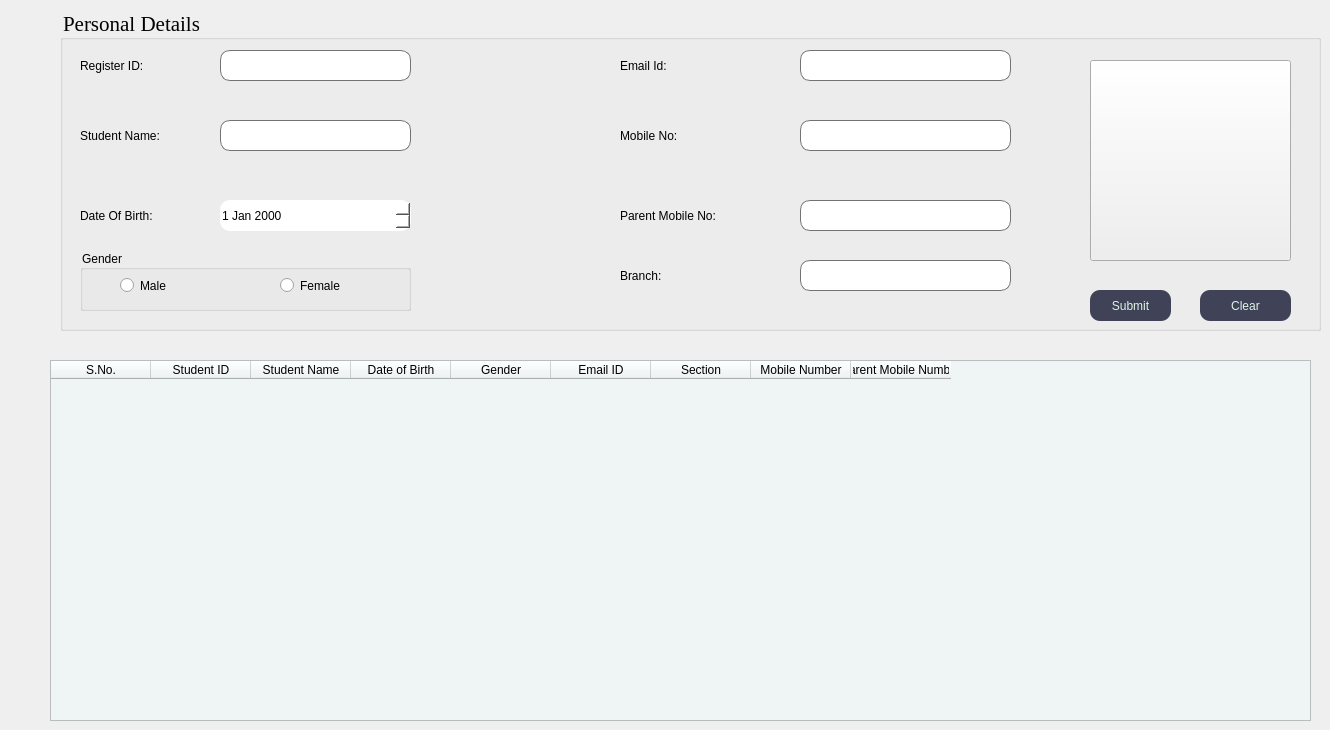
    <widget class="QWidget" name="modifyStudent">
     <widget class="QTableWidget" name="studentTable_2">
      <property name="geometry">
       <rect>
        <x>50</x>
        <y>360</y>
        <width>1261</width>
        <height>361</height>
       </rect>
      </property>
      <property name="styleSheet">
       <string notr="true">background-color: rgb(239, 245, 245);
border-color: rgb(0, 0, 0);</string>
      </property>
      <column>
       <property name="text">
        <string>S.No.</string>
       </property>
      </column>
      <column>
       <property name="text">
        <string>Student ID</string>
       </property>
      </column>
      <column>
       <property name="text">
        <string>Student Name</string>
       </property>
      </column>
      <column>
       <property name="text">
        <string>Date of Birth</string>
       </property>
      </column>
      <column>
       <property name="text">
        <string>Gender</string>
       </property>
      </column>
      <column>
       <property name="text">
        <string>Email ID</string>
       </property>
      </column>
      <column>
       <property name="text">
        <string>Section</string>
       </property>
      </column>
      <column>
       <property name="text">
        <string>Mobile Number</string>
       </property>
      </column>
      <column>
       <property name="text">
        <string>Parent Mobile Number</string>
       </property>
      </column>
     </widget>
     <widget class="QGroupBox" name="groupBox_5">
      <property name="geometry">
       <rect>
        <x>60</x>
        <y>10</y>
        <width>1261</width>
        <height>321</height>
       </rect>
      </property>
      <property name="font">
       <font>
        <family>Times New Roman</family>
        <pointsize>16</pointsize>
        <weight>9</weight>
        <italic>false</italic>
        <bold>false</bold>
       </font>
      </property>
      <property name="focusPolicy">
       <enum>Qt::NoFocus</enum>
      </property>
      <property name="styleSheet">
       <string notr="true">color: rgb(0, 0, 0);
font: 75 16pt &quot;Times New Roman&quot;;</string>
      </property>
      <property name="title">
       <string>Personal Details</string>
      </property>
      <widget class="QLabel" name="label_35">
       <property name="geometry">
        <rect>
         <x>20</x>
         <y>30</y>
         <width>131</width>
         <height>51</height>
        </rect>
       </property>
       <property name="styleSheet">
        <string notr="true">color: rgb(0, 0, 0);
font: 75 16pt &quot;Times New Roman&quot;;</string>
       </property>
       <property name="text">
        <string>Register ID:</string>
       </property>
      </widget>
      <widget class="QLineEdit" name="lineID_2">
       <property name="geometry">
        <rect>
         <x>160</x>
         <y>40</y>
         <width>191</width>
         <height>31</height>
        </rect>
       </property>
       <property name="styleSheet">
        <string notr="true">QLineEdit{
border-radius:10px;
background-color: rgb(255, 255, 255);
font: 12pt &quot;Times New Roman&quot;;
border: 1px solid #737373;
}

QLineEdit:Focus{
border: 2px solid #00006d;
	
}</string>
       </property>
       <property name="text">
        <string/>
       </property>
      </widget>
      <widget class="QLabel" name="label_41">
       <property name="geometry">
        <rect>
         <x>20</x>
         <y>100</y>
         <width>131</width>
         <height>51</height>
        </rect>
       </property>
       <property name="styleSheet">
        <string notr="true">color: rgb(0, 0, 0);
font: 75 16pt &quot;Times New Roman&quot;;</string>
       </property>
       <property name="text">
        <string>Student Name:</string>
       </property>
      </widget>
      <widget class="QLineEdit" name="stdname_2">
       <property name="geometry">
        <rect>
         <x>160</x>
         <y>110</y>
         <width>191</width>
         <height>31</height>
        </rect>
       </property>
       <property name="styleSheet">
        <string notr="true">QLineEdit{
border-radius:10px;
background-color: rgb(255, 255, 255);
font: 12pt &quot;Times New Roman&quot;;
border: 1px solid #737373;
}

QLineEdit:Focus{
border: 2px solid #00006d;
	
}</string>
       </property>
      </widget>
      <widget class="QLabel" name="label_42">
       <property name="geometry">
        <rect>
         <x>20</x>
         <y>180</y>
         <width>131</width>
         <height>51</height>
        </rect>
       </property>
       <property name="styleSheet">
        <string notr="true">color: rgb(0, 0, 0);
font: 75 16pt &quot;Times New Roman&quot;;</string>
       </property>
       <property name="text">
        <string>Date Of Birth:</string>
       </property>
      </widget>
      <widget class="QDateEdit" name="inputDOB_2">
       <property name="geometry">
        <rect>
         <x>160</x>
         <y>190</y>
         <width>191</width>
         <height>31</height>
        </rect>
       </property>
       <property name="styleSheet">
        <string notr="true">QDateEdit{
border-radius:10px;
background-color: rgb(255, 255, 255);
font: 12pt &quot;Times New Roman&quot;;
}

QDateEdit:Focus{
border: 2px solid #00006d;
	
}</string>
       </property>
      </widget>
      <widget class="QLabel" name="label_43">
       <property name="geometry">
        <rect>
         <x>560</x>
         <y>30</y>
         <width>131</width>
         <height>51</height>
        </rect>
       </property>
       <property name="styleSheet">
        <string notr="true">color: rgb(0, 0, 0);
font: 75 16pt &quot;Times New Roman&quot;;</string>
       </property>
       <property name="text">
        <string>Email Id:</string>
       </property>
      </widget>
      <widget class="QLabel" name="label_44">
       <property name="geometry">
        <rect>
         <x>560</x>
         <y>100</y>
         <width>131</width>
         <height>51</height>
        </rect>
       </property>
       <property name="styleSheet">
        <string notr="true">color: rgb(0, 0, 0);
font: 75 16pt &quot;Times New Roman&quot;;</string>
       </property>
       <property name="text">
        <string>Mobile No:</string>
       </property>
      </widget>
      <widget class="QLabel" name="label_45">
       <property name="geometry">
        <rect>
         <x>560</x>
         <y>180</y>
         <width>161</width>
         <height>51</height>
        </rect>
       </property>
       <property name="styleSheet">
        <string notr="true">color: rgb(0, 0, 0);
font: 75 16pt &quot;Times New Roman&quot;;</string>
       </property>
       <property name="text">
        <string>Parent Mobile No:</string>
       </property>
      </widget>
      <widget class="QLineEdit" name="inputEmail_2">
       <property name="geometry">
        <rect>
         <x>740</x>
         <y>40</y>
         <width>211</width>
         <height>31</height>
        </rect>
       </property>
       <property name="styleSheet">
        <string notr="true">QLineEdit{
border-radius:10px;
background-color: rgb(255, 255, 255);
font: 12pt &quot;Times New Roman&quot;;
border: 1px solid #737373;
}

QLineEdit:Focus{
border: 2px solid #00006d;
	
}</string>
       </property>
       <property name="text">
        <string/>
       </property>
      </widget>
      <widget class="QLineEdit" name="inputMobile_2">
       <property name="geometry">
        <rect>
         <x>740</x>
         <y>110</y>
         <width>211</width>
         <height>31</height>
        </rect>
       </property>
       <property name="styleSheet">
        <string notr="true">QLineEdit{
border-radius:10px;
background-color: rgb(255, 255, 255);
font: 12pt &quot;Times New Roman&quot;;
border: 1px solid #737373;
}

QLineEdit:Focus{
border: 2px solid #00006d;
	
}</string>
       </property>
       <property name="text">
        <string/>
       </property>
      </widget>
      <widget class="QLineEdit" name="inputParent_2">
       <property name="geometry">
        <rect>
         <x>740</x>
         <y>190</y>
         <width>211</width>
         <height>31</height>
        </rect>
       </property>
       <property name="styleSheet">
        <string notr="true">QLineEdit{
border-radius:10px;
background-color: rgb(255, 255, 255);
font: 12pt &quot;Times New Roman&quot;;
border: 1px solid #737373;
}

QLineEdit:Focus{
border: 2px solid #00006d;
	
}</string>
       </property>
       <property name="text">
        <string/>
       </property>
      </widget>
      <widget class="QGroupBox" name="groupBox_6">
       <property name="geometry">
        <rect>
         <x>20</x>
         <y>240</y>
         <width>331</width>
         <height>61</height>
        </rect>
       </property>
       <property name="styleSheet">
        <string notr="true">color: rgb(0, 0, 0);
font: 75 16pt &quot;Times New Roman&quot;;</string>
       </property>
       <property name="title">
        <string>Gender</string>
       </property>
       <widget class="QRadioButton" name="male_2">
        <property name="geometry">
         <rect>
          <x>40</x>
          <y>20</y>
          <width>91</width>
          <height>31</height>
         </rect>
        </property>
        <property name="styleSheet">
         <string notr="true">color: rgb(0, 0, 0);
font: 75 12pt &quot;Times New Roman&quot;;</string>
        </property>
        <property name="text">
         <string>Male</string>
        </property>
       </widget>
       <widget class="QRadioButton" name="female_2">
        <property name="geometry">
         <rect>
          <x>200</x>
          <y>20</y>
          <width>91</width>
          <height>31</height>
         </rect>
        </property>
        <property name="styleSheet">
         <string notr="true">color: rgb(0, 0, 0);
font: 75 12pt &quot;Times New Roman&quot;;</string>
        </property>
        <property name="text">
         <string>Female</string>
        </property>
       </widget>
      </widget>
      <widget class="QLabel" name="label_46">
       <property name="geometry">
        <rect>
         <x>560</x>
         <y>240</y>
         <width>131</width>
         <height>51</height>
        </rect>
       </property>
       <property name="styleSheet">
        <string notr="true">color: rgb(0, 0, 0);
font: 75 16pt &quot;Times New Roman&quot;;</string>
       </property>
       <property name="text">
        <string>Branch:</string>
       </property>
      </widget>
      <widget class="QLineEdit" name="inputBranch_2">
       <property name="geometry">
        <rect>
         <x>740</x>
         <y>250</y>
         <width>211</width>
         <height>31</height>
        </rect>
       </property>
       <property name="styleSheet">
        <string notr="true">QLineEdit{
border-radius:10px;
background-color: rgb(255, 255, 255);
font: 12pt &quot;Times New Roman&quot;;
border: 1px solid #737373;
}

QLineEdit:Focus{
border: 2px solid #00006d;
	
}</string>
       </property>
       <property name="text">
        <string/>
       </property>
      </widget>
      <widget class="QPushButton" name="InsertBtn_2">
       <property name="geometry">
        <rect>
         <x>1030</x>
         <y>280</y>
         <width>81</width>
         <height>31</height>
        </rect>
       </property>
       <property name="styleSheet">
        <string notr="true">QPushButton{
border-radius:10px;
background-color: rgb(64, 66, 88);
color: rgb(222, 245, 229);
font: 75 14pt &quot;Times New Roman&quot;;

}

QPushButton:Focus{
border: 2px solid #ffff;

}</string>
       </property>
       <property name="text">
        <string>Submit</string>
       </property>
      </widget>
      <widget class="QPushButton" name="clearBtn_2">
       <property name="geometry">
        <rect>
         <x>1140</x>
         <y>280</y>
         <width>91</width>
         <height>31</height>
        </rect>
       </property>
       <property name="styleSheet">
        <string notr="true">QPushButton{
border-radius:10px;
background-color: rgb(64, 66, 88);
color: rgb(222, 245, 229);
font: 75 14pt &quot;Times New Roman&quot;;
}</string>
       </property>
       <property name="text">
        <string>Clear</string>
       </property>
      </widget>
      <widget class="QPushButton" name="stdpic_2">
       <property name="geometry">
        <rect>
         <x>1030</x>
         <y>50</y>
         <width>201</width>
         <height>201</height>
        </rect>
       </property>
       <property name="text">
        <string/>
       </property>
       <property name="icon">
        <iconset resource="../Images/images.qrc">
         <normaloff>:/pics/select_profile.png</normaloff>:/pics/select_profile.png</iconset>
       </property>
       <property name="iconSize">
        <size>
         <width>201</width>
         <height>221</height>
        </size>
       </property>
      </widget>
     </widget>
    </widget>
